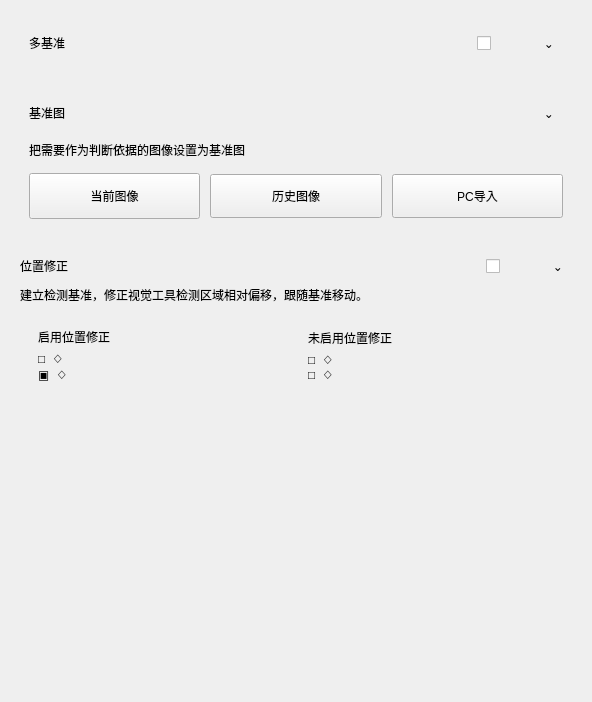
           <widget class="QWidget" name="referenceParamsScrollContent">
            <property name="geometry">
             <rect>
              <x>0</x>
              <y>0</y>
              <width>592</width>
              <height>702</height>
             </rect>
            </property>
            <layout class="QVBoxLayout" name="verticalLayout_2">
             <item>
              <widget class="QFrame" name="multiReferenceCard">
               <property name="frameShape">
                <enum>QFrame::NoFrame</enum>
               </property>
               <property name="card" stdset="0">
                <bool>true</bool>
               </property>
               <layout class="QVBoxLayout" name="verticalLayout_multiReferenceCard">
                <property name="spacing">
                 <number>14</number>
                </property>
                <property name="leftMargin">
                 <number>18</number>
                </property>
                <property name="topMargin">
                 <number>18</number>
                </property>
                <property name="rightMargin">
                 <number>18</number>
                </property>
                <property name="bottomMargin">
                 <number>18</number>
                </property>
                <item>
                 <widget class="QFrame" name="multiReferenceCardHeaderFrame">
                  <property name="frameShape">
                   <enum>QFrame::NoFrame</enum>
                  </property>
                  <layout class="QHBoxLayout" name="horizontalLayout_multiReferenceCardHeader">
                   <property name="spacing">
                    <number>0</number>
                   </property>
                   <property name="leftMargin">
                    <number>0</number>
                   </property>
                   <property name="topMargin">
                    <number>0</number>
                   </property>
                   <property name="rightMargin">
                    <number>0</number>
                   </property>
                   <property name="bottomMargin">
                    <number>0</number>
                   </property>
                   <item>
                    <widget class="QLabel" name="multiReferenceCardTitleLabel">
                     <property name="text">
                      <string>多基准</string>
                     </property>
                     <property name="cardTitle" stdset="0">
                      <bool>true</bool>
                     </property>
                    </widget>
                   </item>
                   <item>
                    <spacer name="horizontalSpacer_multiReferenceCardHeader">
                     <property name="orientation">
                      <enum>Qt::Horizontal</enum>
                     </property>
                     <property name="sizeHint" stdset="0">
                      <size>
                       <width>40</width>
                       <height>20</height>
                      </size>
                     </property>
                    </spacer>
                   </item>
                   <item>
                    <widget class="QCheckBox" name="multiReferenceCheckBox">
                     <property name="minimumSize">
                      <size>
                       <width>58</width>
                       <height>28</height>
                      </size>
                     </property>
                     <property name="text">
                      <string/>
                     </property>
                    </widget>
                   </item>
                   <item>
                    <widget class="QToolButton" name="multiReferenceCardCollapseButton">
                     <property name="minimumSize">
                      <size>
                       <width>28</width>
                       <height>28</height>
                      </size>
                     </property>
                     <property name="visible">
                      <bool>false</bool>
                     </property>
                     <property name="text">
                      <string>⌄</string>
                     </property>
                     <property name="autoRaise">
                      <bool>true</bool>
                     </property>
                    </widget>
                   </item>
                  </layout>
                 </widget>
                </item>
               </layout>
              </widget>
             </item>
             <item>
              <widget class="QFrame" name="referenceCard">
               <property name="frameShape">
                <enum>QFrame::NoFrame</enum>
               </property>
               <property name="card" stdset="0">
                <bool>true</bool>
               </property>
               <layout class="QVBoxLayout" name="verticalLayout_referenceCard">
                <property name="spacing">
                 <number>14</number>
                </property>
                <property name="leftMargin">
                 <number>18</number>
                </property>
                <property name="topMargin">
                 <number>18</number>
                </property>
                <property name="rightMargin">
                 <number>18</number>
                </property>
                <property name="bottomMargin">
                 <number>18</number>
                </property>
                <item>
                 <widget class="QFrame" name="referenceCardHeaderFrame">
                  <property name="frameShape">
                   <enum>QFrame::NoFrame</enum>
                  </property>
                  <layout class="QHBoxLayout" name="horizontalLayout_referenceCardHeader">
                   <property name="spacing">
                    <number>0</number>
                   </property>
                   <property name="leftMargin">
                    <number>0</number>
                   </property>
                   <property name="topMargin">
                    <number>0</number>
                   </property>
                   <property name="rightMargin">
                    <number>0</number>
                   </property>
                   <property name="bottomMargin">
                    <number>0</number>
                   </property>
                   <item>
                    <widget class="QLabel" name="referenceCardTitleLabel">
                     <property name="text">
                      <string>基准图</string>
                     </property>
                     <property name="cardTitle" stdset="0">
                      <bool>true</bool>
                     </property>
                    </widget>
                   </item>
                   <item>
                    <spacer name="horizontalSpacer_referenceCardHeader">
                     <property name="orientation">
                      <enum>Qt::Horizontal</enum>
                     </property>
                     <property name="sizeHint" stdset="0">
                      <size>
                       <width>40</width>
                       <height>20</height>
                      </size>
                     </property>
                    </spacer>
                   </item>
                   <item>
                    <widget class="QToolButton" name="referenceCardCollapseButton">
                     <property name="minimumSize">
                      <size>
                       <width>28</width>
                       <height>28</height>
                      </size>
                     </property>
                     <property name="text">
                      <string>⌄</string>
                     </property>
                     <property name="autoRaise">
                      <bool>true</bool>
                     </property>
                    </widget>
                   </item>
                  </layout>
                 </widget>
                </item>
                <item>
                 <widget class="QLabel" name="referenceHintLabel">
                  <property name="text">
                   <string>把需要作为判断依据的图像设置为基准图</string>
                  </property>
                  <property name="wordWrap">
                   <bool>true</bool>
                  </property>
                  <property name="hint" stdset="0">
                   <bool>true</bool>
                  </property>
                 </widget>
                </item>
                <item>
                 <widget class="QFrame" name="referenceButtonFrame">
                  <property name="frameShape">
                   <enum>QFrame::NoFrame</enum>
                  </property>
                  <layout class="QHBoxLayout" name="horizontalLayout_referenceButtons">
                   <property name="spacing">
                    <number>10</number>
                   </property>
                   <property name="leftMargin">
                    <number>0</number>
                   </property>
                   <property name="topMargin">
                    <number>0</number>
                   </property>
                   <property name="rightMargin">
                    <number>0</number>
                   </property>
                   <property name="bottomMargin">
                    <number>0</number>
                   </property>
                   <item>
                    <widget class="QPushButton" name="currentImageButton">
                     <property name="minimumSize">
                      <size>
                       <width>150</width>
                       <height>46</height>
                      </size>
                     </property>
                     <property name="text">
                      <string>当前图像</string>
                     </property>
                     <property name="icon">
                      <iconset resource="../resources/resources.qrc">
                       <normaloff>:/icons/camera.svg</normaloff>:/icons/camera.svg</iconset>
                     </property>
                     <property name="iconSize">
                      <size>
                       <width>24</width>
                       <height>24</height>
                      </size>
                     </property>
                    </widget>
                   </item>
                   <item>
                    <widget class="QPushButton" name="historyImageButton">
                     <property name="minimumSize">
                      <size>
                       <width>150</width>
                       <height>44</height>
                      </size>
                     </property>
                     <property name="text">
                      <string>历史图像</string>
                     </property>
                     <property name="icon">
                      <iconset resource="../resources/resources.qrc">
                       <normaloff>:/icons/add.svg</normaloff>:/icons/add.svg</iconset>
                     </property>
                     <property name="iconSize">
                      <size>
                       <width>24</width>
                       <height>24</height>
                      </size>
                     </property>
                    </widget>
                   </item>
                   <item>
                    <widget class="QPushButton" name="pcImportButton">
                     <property name="minimumSize">
                      <size>
                       <width>150</width>
                       <height>44</height>
                      </size>
                     </property>
                     <property name="text">
                      <string>PC导入</string>
                     </property>
                     <property name="icon">
                      <iconset resource="../resources/resources.qrc">
                       <normaloff>:/icons/add.svg</normaloff>:/icons/add.svg</iconset>
                     </property>
                     <property name="iconSize">
                      <size>
                       <width>24</width>
                       <height>24</height>
                      </size>
                     </property>
                    </widget>
                   </item>
                  </layout>
                 </widget>
                </item>
               </layout>
              </widget>
             </item>
             <item>
              <widget class="QFrame" name="positionCorrectionCard">
               <property name="frameShape">
                <enum>QFrame::NoFrame</enum>
               </property>
               <property name="card" stdset="0">
                <bool>true</bool>
               </property>
               <layout class="QVBoxLayout" name="verticalLayout">
                <item>
                 <widget class="QFrame" name="positionCorrectionCardHeaderFrame">
                  <property name="frameShape">
                   <enum>QFrame::NoFrame</enum>
                  </property>
                  <layout class="QHBoxLayout" name="horizontalLayout_positionCorrectionCardHeader">
                   <property name="spacing">
                    <number>0</number>
                   </property>
                   <property name="leftMargin">
                    <number>0</number>
                   </property>
                   <property name="topMargin">
                    <number>0</number>
                   </property>
                   <property name="rightMargin">
                    <number>0</number>
                   </property>
                   <property name="bottomMargin">
                    <number>0</number>
                   </property>
                   <item>
                    <widget class="QLabel" name="positionCorrectionCardTitleLabel">
                     <property name="text">
                      <string>位置修正</string>
                     </property>
                     <property name="cardTitle" stdset="0">
                      <bool>true</bool>
                     </property>
                    </widget>
                   </item>
                   <item>
                    <spacer name="horizontalSpacer_positionCorrectionCardHeader">
                     <property name="orientation">
                      <enum>Qt::Horizontal</enum>
                     </property>
                     <property name="sizeHint" stdset="0">
                      <size>
                       <width>40</width>
                       <height>20</height>
                      </size>
                     </property>
                    </spacer>
                   </item>
                   <item>
                    <widget class="QCheckBox" name="positionCorrectionCheckBox">
                     <property name="minimumSize">
                      <size>
                       <width>58</width>
                       <height>28</height>
                      </size>
                     </property>
                     <property name="text">
                      <string/>
                     </property>
                    </widget>
                   </item>
                   <item>
                    <widget class="QToolButton" name="positionCorrectionCardCollapseButton">
                     <property name="minimumSize">
                      <size>
                       <width>28</width>
                       <height>28</height>
                      </size>
                     </property>
                     <property name="visible">
                      <bool>false</bool>
                     </property>
                     <property name="text">
                      <string>⌄</string>
                     </property>
                     <property name="autoRaise">
                      <bool>true</bool>
                     </property>
                    </widget>
                   </item>
                  </layout>
                 </widget>
                </item>
                <item>
                 <widget class="QLabel" name="positionCorrectionHintLabel">
                  <property name="text">
                   <string>建立检测基准，修正视觉工具检测区域相对偏移，跟随基准移动。</string>
                  </property>
                  <property name="wordWrap">
                   <bool>true</bool>
                  </property>
                  <property name="hint" stdset="0">
                   <bool>true</bool>
                  </property>
                 </widget>
                </item>
                <item>
                 <widget class="QFrame" name="correctionExampleFrame">
                  <property name="frameShape">
                   <enum>QFrame::NoFrame</enum>
                  </property>
                  <layout class="QHBoxLayout" name="horizontalLayout">
                   <item>
                    <widget class="QFrame" name="enabledCorrectionPreview">
                     <property name="frameShape">
                      <enum>QFrame::NoFrame</enum>
                     </property>
                     <property name="examplePanel" stdset="0">
                      <bool>true</bool>
                     </property>
                     <layout class="QGridLayout" name="gridLayout">
                      <item row="0" column="0">
                       <widget class="QLabel" name="enabledCorrectionTitleLabel">
                        <property name="text">
                         <string>启用位置修正</string>
                        </property>
                        <property name="greenText" stdset="0">
                         <bool>true</bool>
                        </property>
                       </widget>
                      </item>
                      <item row="1" column="0">
                       <widget class="QLabel" name="enabledCorrectionImageLabel">
                        <property name="text">
                         <string>□  ◇
▣  ◇</string>
                        </property>
                        <property name="correctionPreview" stdset="0">
                         <bool>true</bool>
                        </property>
                       </widget>
                      </item>
                     </layout>
                    </widget>
                   </item>
                   <item>
                    <widget class="QFrame" name="disabledCorrectionPreview">
                     <property name="frameShape">
                      <enum>QFrame::NoFrame</enum>
                     </property>
                     <property name="examplePanel" stdset="0">
                      <bool>true</bool>
                     </property>
                     <layout class="QGridLayout" name="gridLayout_2">
                      <item row="0" column="0">
                       <widget class="QLabel" name="disabledCorrectionTitleLabel">
                        <property name="text">
                         <string>未启用位置修正</string>
                        </property>
                        <property name="redText" stdset="0">
                         <bool>true</bool>
                        </property>
                       </widget>
                      </item>
                      <item row="1" column="0">
                       <widget class="QLabel" name="disabledCorrectionImageLabel">
                        <property name="text">
                         <string>□  ◇
□  ◇</string>
                        </property>
                        <property name="correctionPreview" stdset="0">
                         <bool>true</bool>
                        </property>
                       </widget>
                      </item>
                     </layout>
                    </widget>
                   </item>
                  </layout>
                 </widget>
                </item>
               </layout>
              </widget>
             </item>
             <item>
              <spacer name="verticalSpacer_referenceParams">
               <property name="orientation">
                <enum>Qt::Vertical</enum>
               </property>
               <property name="sizeHint" stdset="0">
                <size>
                 <width>20</width>
                 <height>20</height>
                </size>
               </property>
              </spacer>
             </item>
            </layout>
           </widget>
